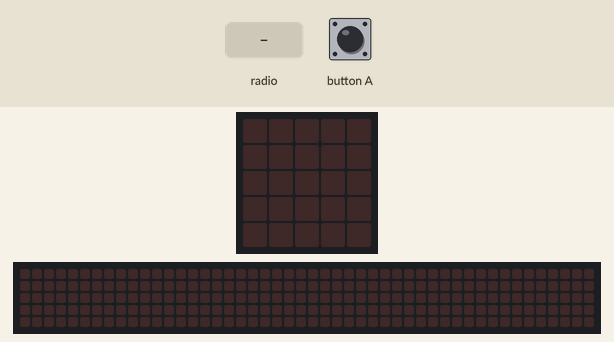
Simulated run of this program. Board: BBC micro:bit (MakeCode). Shown: the board's 5×5 LED display, a strip that is not on the board, showing the scrolling text unrolled. The test bench sets the inputs (shaded band). Random numbers come from a fixed seed; the 48×5 strip is a reading aid, not a part: it shows the text the display is scrolling, unrolled, one strip-width of it at a time.

Above: at 1.2 s.
1.3 s: radio message "Hello" arrives
At 1.37 s:
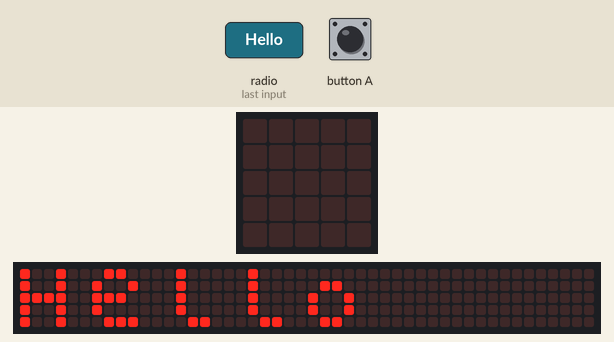
4.3 s: radio message "1" arrives
At 7.1 s:
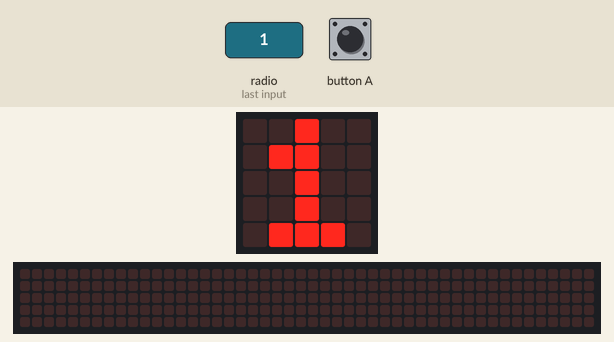
7.3 s: radio message "Hello" arrives
At 7.52 s:
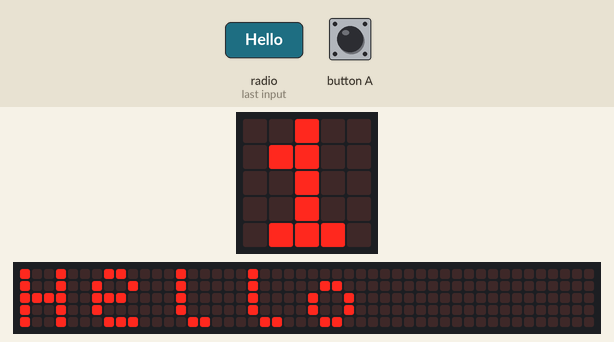
Timing chart, 0 to 10.3 s (numbered marks = the images above; inputs shaded):
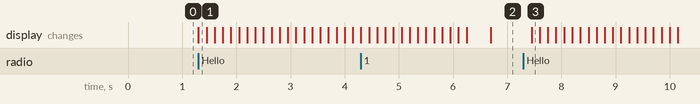

The program:

main.ts
```typescript
let sended_number = 0
let received_number = 0
input.onButtonPressed(Button.A, function on_button_pressed_a() {
    radio.sendString("Hello")
})
radio.onReceivedString(function on_received_string(receivedString: string) {
    basic.showString(receivedString)
})
function on_button_pressed_b() {

    sended_number = randint(1, 16)
    radio.sendNumber(sended_number)
}

function on_received_number(receivedNumber: any) {

    if (receivedNumber > sended_number) {
        basic.showIcon(IconNames.Sad)
    } else if (receivedNumber < sended_number) {
        basic.showIcon(IconNames.Happy)
    }

}
```

test.ts
```typescript
// aquí va el archivo "tests"; esto no se compilará cuando este paquete se utilice como una extensión.
```

Measured:
- after the input at 1.3 s, the display: changes at once (image 1)
- after the input at 7.3 s, the display: changes after 0.15 s (image 3)
